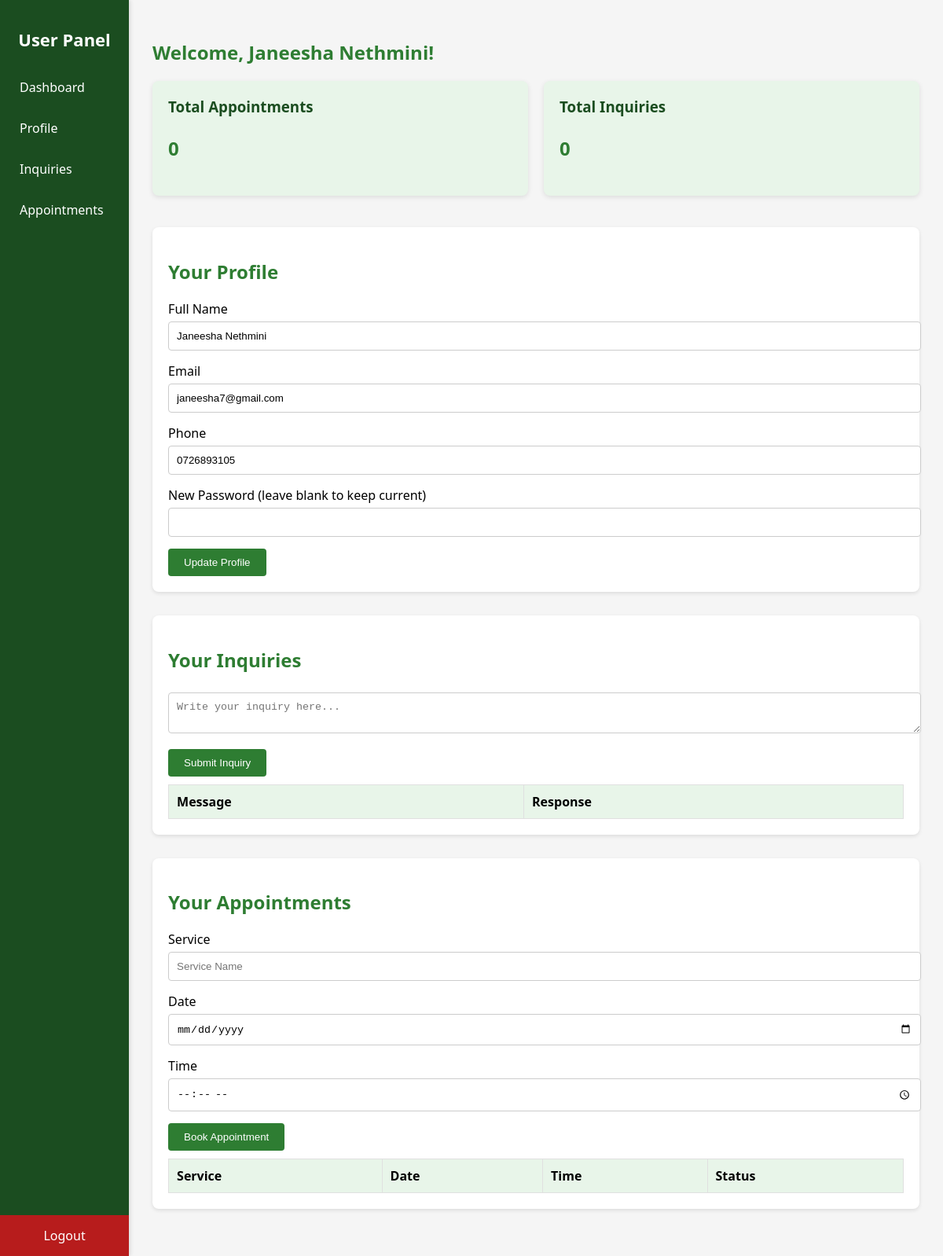
/user_dashboard.php (signed in), run on the app's committed database.
### tables this page shows
CREATE TABLE `users` (
  `id` int(11) NOT NULL,
  `fullname` varchar(100) NOT NULL,
  `email` varchar(100) NOT NULL,
  `password` varchar(255) NOT NULL,
  `phone` varchar(15) DEFAULT NULL,
  `role` enum('user','therapist','admin') NOT NULL DEFAULT 'user'
);

### user_dashboard.php (the view, shortened to what this page needs)
<?php
$host = "localhost";
$user = "root";
$pass = "";
$dbname = "wellness_center";
$conn = new mysqli($host, $user, $pass, $dbname);
$user_id = $_SESSION['user']['id'] ?? null;
$stmt = $conn->prepare("SELECT * FROM users WHERE id = ?");
$stmt->bind_param("i", $user_id);
$stmt->execute();
$user_result = $stmt->get_result();
$user_data = $user_result->fetch_assoc();
$user_fullname = $user_data['fullname'] ?? '';
$stmt2 = $conn->prepare("SELECT * FROM inquiries WHERE user_name = ? ORDER BY created_at DESC");
$stmt2->bind_param("s", $user_fullname);
$stmt2->execute();
$inquiries = $stmt2->get_result();
$stmt3 = $conn->prepare("SELECT * FROM appointments WHERE user_name = ? ORDER BY date DESC");
$stmt3->bind_param("s", $user_fullname);
$stmt3->execute();
$appointments = $stmt3->get_result();
$totalAppointments = $appointments->num_rows;
$totalInquiries = $inquiries->num_rows;
?>
<!DOCTYPE html>
<html lang="en">
<head>
</head>
<body>
<div class="sidebar">
    <h1>User Panel</h1>
    <a href="#dashboard">Dashboard</a>
    <a href="#profile">Profile</a>
    <a href="#inquiries">Inquiries</a>
    <a href="#appointments">Appointments</a>
    <a href="php/logout.php" class="logout">Logout</a>
</div>
<div class="content">
<?php
$user_fullname = $_SESSION['user']['fullname'] ?? 'User';
?>
<h2>Welcome, <?= htmlspecialchars($user_fullname) ?>!</h2>
    <div class="cards">
        <div class="card">
            <h3>Total Appointments</h3>
            <p><?= $totalAppointments ?></p>
        </div>
        <div class="card">
            <h3>Total Inquiries</h3>
            <p><?= $totalInquiries ?></p>
        </div>
    </div>
    <div class="section" id="profile">
        <h2>Your Profile</h2>
        <form action="php/update_profile.php" method="POST">
            <label>Full Name</label>
            <input type="text" name="fullname" value="<?= htmlspecialchars($user_data['fullname'] ?? '') ?>" required />
            <label>Email</label>
            <input type="email" name="email" value="<?= htmlspecialchars($user_data['email'] ?? '') ?>" required />
            <label>Phone</label>
            <input type="tel" name="phone" value="<?= htmlspecialchars($user_data['phone'] ?? '') ?>" />
            <label>New Password (leave blank to keep current)</label>
            <input type="password" name="password" />
            <button type="submit">Update Profile</button>
        </form>
    </div>
    <div class="section" id="inquiries">
        <h2>Your Inquiries</h2>
        <form action="php/submit_inquiry.php" method="POST">
            <textarea name="message" placeholder="Write your inquiry here..." required></textarea>
            <button type="submit">Submit Inquiry</button>
        </form>
        <table>
            <tr><th>Message</th><th>Response</th></tr>
        </table>
    </div>
    <div class="section" id="appointments">
        <h2>Your Appointments</h2>
        <form action="php/submit_appointment.php" method="POST">
            <label>Service</label>
            <input type="text" name="service" placeholder="Service Name" required />
            <label>Date</label>
            <input type="date" name="date" required />
            <label>Time</label>
            <input type="time" name="time" required />
            <button type="submit">Book Appointment</button>
        </form>
        <table>
            <tr><th>Service</th><th>Date</th><th>Time</th><th>Status</th></tr>
        </table>
    </div>
</div>
</body>
</html>

### user_dashboard.php (style rules this page uses)
body { font-family: 'Segoe UI', sans-serif; margin: 0; padding: 0; background: #f5f5f5; display: flex; height: 100vh; }
.sidebar { width: 250px; background: #1b4d20; color: white; display: flex; flex-direction: column; padding-top: 20px; box-shadow: 2px 0 5px rgba(0,0,0,0.1); }
.sidebar h1 { text-align: center; margin-bottom: 20px; font-size: 22px; color: #ffffff; }
.sidebar a { color: white; padding: 15px 25px; text-decoration: none; font-weight: 500; transition: background 0.3s; }
.logout { margin-top: auto; padding: 15px 25px; background: #b71c1c; text-align: center; }
.content { flex-grow: 1; padding: 30px; overflow-y: auto; }
h2 { color: #2e7d32; }
.cards { display: flex; gap: 20px; margin: 20px 0 40px; }
.card { background: #e8f5e9; padding: 20px; flex: 1; border-radius: 8px; box-shadow: 0 2px 6px rgba(0,0,0,0.1); }
.card h3 { margin: 0 0 10px; color: #1b4d20; }
.card p { font-size: 24px; font-weight: bold; color: #2e7d32; }
.section { background: white; padding: 20px; margin-bottom: 30px; border-radius: 8px; box-shadow: 0 2px 5px rgba(0,0,0,0.1); }
table { width: 100%; border-collapse: collapse; margin-top: 10px; background: white; }
th, td { border: 1px solid #e0e0e0; padding: 10px; text-align: left; }
th { background-color: #e8f5e9; font-weight: bold; }
input, textarea, select { width: 100%; padding: 10px; margin: 5px 0 15px; border: 1px solid #ccc; border-radius: 4px; }
button { background-color: #2e7d32; color: white; border: none; padding: 10px 20px; cursor: pointer; border-radius: 4px; }

### data on the page
users: fullname "Janeesha Nethmini", email "janeesha7@gmail.com", phone "0726893105"

### other printed values
$user_fullname "Janeesha Nethmini"
$totalAppointments "0"
$totalInquiries "0"
